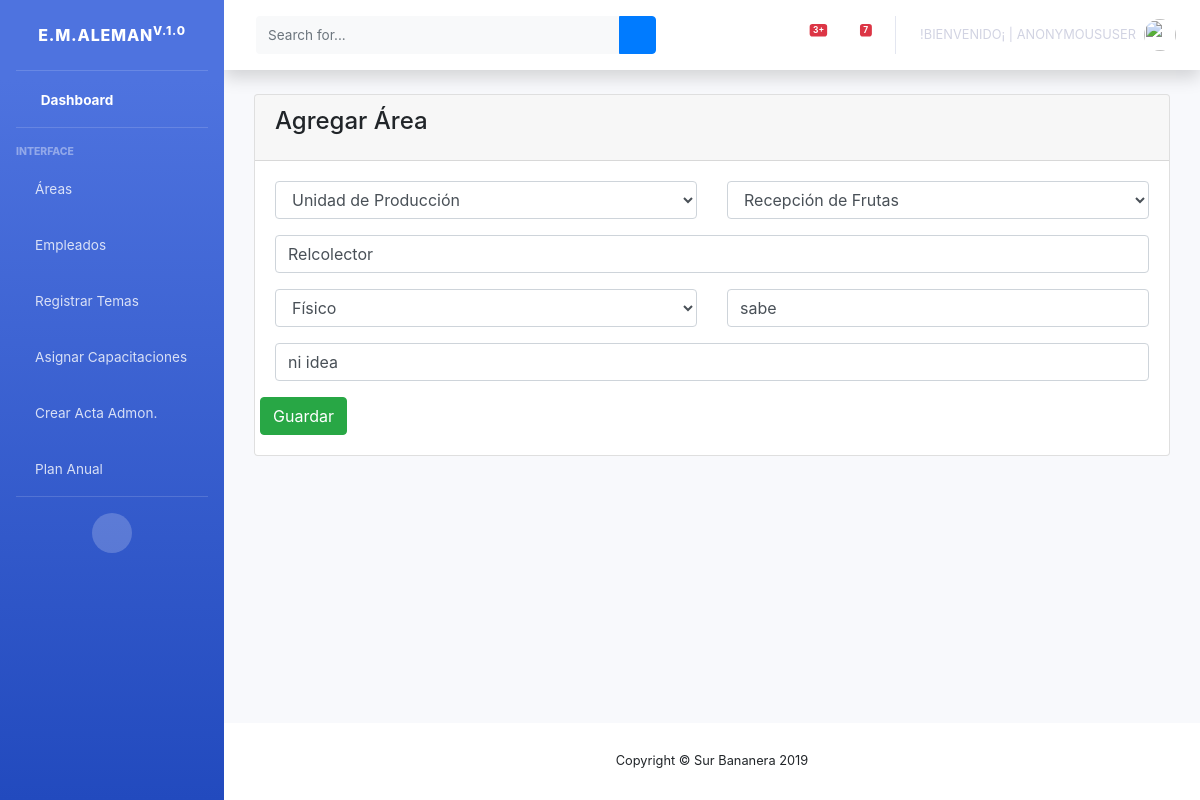
/bananera/editarAreas/1, run on the app's committed database.
### surBananas/models.py (models this page shows, shortened)
class areas(models.Model):
    choice_riesgo ={('', 'Tipos de riesgo'),('Físico','Físico'),('Quimico','Quimico'), ('Físico y Quimico','Físico y Quimico')}
    choice_fase ={('', 'Areas'),('Area 1','Area 1'),('Area 2','Area 2'),('Area 3','Area 3'),('Area 4','Area 4'),('Area 5','Area 5'),('Unidad de Empaque','Unidad de Empaque'),('Unidad de Producción','Unidad de Producción')}
    choice_puesto= (('', 'Labor'),
                   ('1.- Unidad de Empaque', (
                       ('Recepción de Frutas', 'Recepción de Frutas'),
                       ('Desflore', 'Desflore'),
                       ('Lavador de Fomi', 'Lavador de Fomi'),
                       ('Armador de Carga', 'Armador de Carga'),
                       ('Evaluador de Fruta', 'Evaluador de Fruta'),
                       ('Clasificación', 'Clasificación'),
                       ('Selección', 'Selección'),
                       ('Selladoras', 'Selladoras'),
                       ('Pasador de Frutas', 'Pasador de Frutas'),
                       ('Empacador', 'Empacador'),
                       ('Repesado de Cajas Empacadas.', 'Repesado de Cajas Empacadas.'),
                       ('Desmane', 'Desmane'),
                       ('Estibador', 'Estibador'),
                       ('Pegador de Carton', 'Pegador de Carton'),
                       ('Preparación de Mezcla PosCosecha', 'Preparación de Mezcla PosCosecha'),
                       ('Limpieza', 'Limpieza'),
                       ('Dedo Suelto', 'Dedo Suelto'),
                       ('Bodega de Cartón', 'Bodega de Cartón'),
                       ('Evaluador de Cajas', 'Evaluador de Cajas'),
                       ('Jefe de Empaque', 'Jefe de Empaque'),
                   )),
                   ('2.- Unidad Producción', (
                       ('Deshije', 'Deshije'),
                       ('Aplicadores de Herbicidas', 'Aplicadores de Herbicidas'),
                       ('Desflore Manual', 'Desflore Manual'),
                       ('Cajeteo', 'Cajeteo'),
                       ('Saneo', 'Saneo'),
                       ('Paleo', 'Paleo'),
                       ('Fertilización', 'Fertilización'),
                       ('Riego y Bombeo', 'Riego y Bombeo'),
                       ('Chapeo de Rondas', 'Chapeo de Rondas'),
                       ('Picador de Matas', 'Picador de Matas'),
                       ('Desvio de Hijos y Rearme', 'Desvio de Hijos y Rearme'),
                       ('Técnico de Producción', 'Técnico de Producción'),
                       ('Jefe de Área', 'Jefe de Área'),
                       ('Cosecha', 'Cosecha'),
                       ('Embolse y Amarre.', 'Embolse y Amarre.'),
                       ('Fitosanitarios', 'Fitosanitarios'),
                       ('Seguridad', 'Seguridad'),
                       ('Responsable de Bodegas y Almacén', 'Responsable de Bodegas y Almacén'),
                       ('Taller y Mantenimiento.', 'Taller y Mantenimiento'),
                   )),
                   )
    fase = models.CharField(choices=choice_fase, default='', max_length=20, blank=True, null=True)
    puesto = models.CharField(choices=choice_puesto,max_length=20, blank=True, null=True, default='')
    actividad = models.CharField(max_length=500, blank=True, null=True)
    tiposRiesgo = models.CharField(choices=choice_riesgo, default='', max_length=20, blank=True, null=True)
    regionAnatomica = models.CharField(max_length=200,blank=True, null=True)
    eppUtilizar = models.CharField(max_length=200,blank=True, null=True)
    status = models.BooleanField('Estado', default=True)
    created_at = models.DateTimeField(auto_now_add=True, blank=True, null=True)

### surBananas/views.py (the view)
# urls.py: path('editarAreas/<int:pk>', views.ActualizarAreas.as_view(), name = 'editarAreas'),
class ActualizarAreas(UpdateView):
    model = areas
    template_name = 'agregarArea.html'
    form_class = AreasForm
    success_url = reverse_lazy('listaAreas')

### surBananas/templates/agregarArea.html (shortened to what this page needs)
{% extends 'indexAdmin.html' %}
{% block contenido %}
    <div class="content">
        <div class="container-fluid">
            <div class="row">
                <div class="col-md-12">
                    <div class="card">
                        <div class="card-header card-header-warning">
                            <h4 class="card-title">Agregar Área</h4>
                        </div>
                        <div class="card-body">
                            <form method="post" enctype="multipart/form-data">
                                <div class="row">
                                    {% if error %}
                                        <h1>{{ error }}</h1>
                                    {% else %}
                                        <div class="col-md-6">
                                            <div class="form-group">
                                                {{ form.fase }}
                                            </div>
                                        </div>
                                         <div class="col-md-6">
                                            <div class="form-group">
                                                {{ form.puesto }}
                                            </div>
                                        </div>
                                        <div class="col-md-12">
                                            <div class="form-group">
                                                {{ form.actividad }}
                                            </div>
                                        </div>
                                        <div class="col-md-6">
                                            <div class="form-group">
                                                {{ form.tiposRiesgo }}
                                            </div>
                                        </div>
                                        <div class="col-md-6">
                                            <div class="form-group">
                                                {{ form.regionAnatomica }}
                                            </div>
                                        </div>
                                        <div class="col-md-12">
                                            <div class="form-group">
                                                {{ form.eppUtilizar }}
                                            </div>
                                        </div>
                                        <button type="submit" class="btn btn-success pull-right">Guardar</button>
                                    {% endif %}
                                </div>
                            </form>
                        </div>
                    </div>
                </div>
            </div>
        </div>
    </div>
{%endblock contenido %}

### data on the page
areas: fase "Unidad de Producción", puesto "Recepción de Frutas", actividad "Relcolector", tiposRiesgo "Físico", regionAnatomica "sabe", eppUtilizar "ni idea"

### other printed values
{{ user }} "ANONYMOUSUSER"
